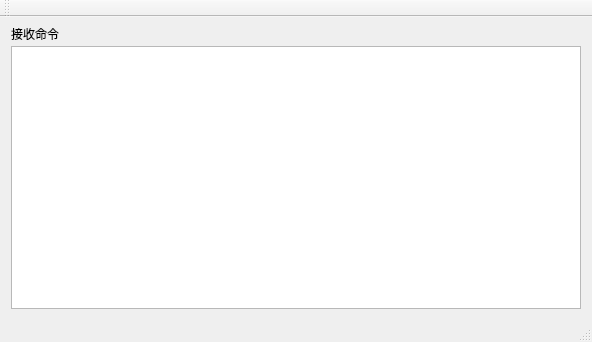
<?xml version="1.0" encoding="UTF-8"?>
<ui version="4.0">
 <class>MainWindow</class>
 <widget class="QMainWindow" name="MainWindow">
  <property name="geometry">
   <rect>
    <x>0</x>
    <y>0</y>
    <width>592</width>
    <height>342</height>
   </rect>
  </property>
  <property name="windowTitle">
   <string>Win命令执行器</string>
  </property>
  <widget class="QWidget" name="centralWidget">
   <layout class="QGridLayout" name="gridLayout">
    <item row="0" column="0">
     <widget class="QLabel" name="label">
      <property name="minimumSize">
       <size>
        <width>54</width>
        <height>12</height>
       </size>
      </property>
      <property name="maximumSize">
       <size>
        <width>54</width>
        <height>12</height>
       </size>
      </property>
      <property name="text">
       <string>接收命令</string>
      </property>
     </widget>
    </item>
    <item row="1" column="0">
     <widget class="QTextEdit" name="textEdit_receive"/>
    </item>
   </layout>
  </widget>
  <widget class="QMenuBar" name="menuBar">
   <property name="geometry">
    <rect>
     <x>0</x>
     <y>0</y>
     <width>592</width>
     <height>23</height>
    </rect>
   </property>
  </widget>
  <widget class="QToolBar" name="mainToolBar">
   <attribute name="toolBarArea">
    <enum>TopToolBarArea</enum>
   </attribute>
   <attribute name="toolBarBreak">
    <bool>false</bool>
   </attribute>
  </widget>
  <widget class="QStatusBar" name="statusBar"/>
 </widget>
 <layoutdefault spacing="6" margin="11"/>
 <resources/>
 <connections/>
</ui>
